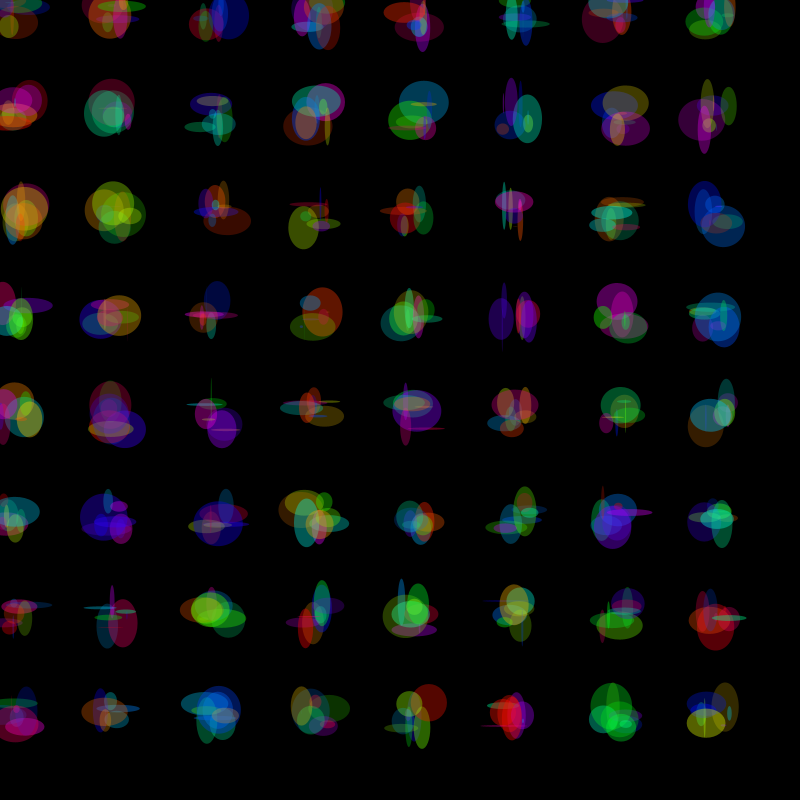
Frame 1 (no input)
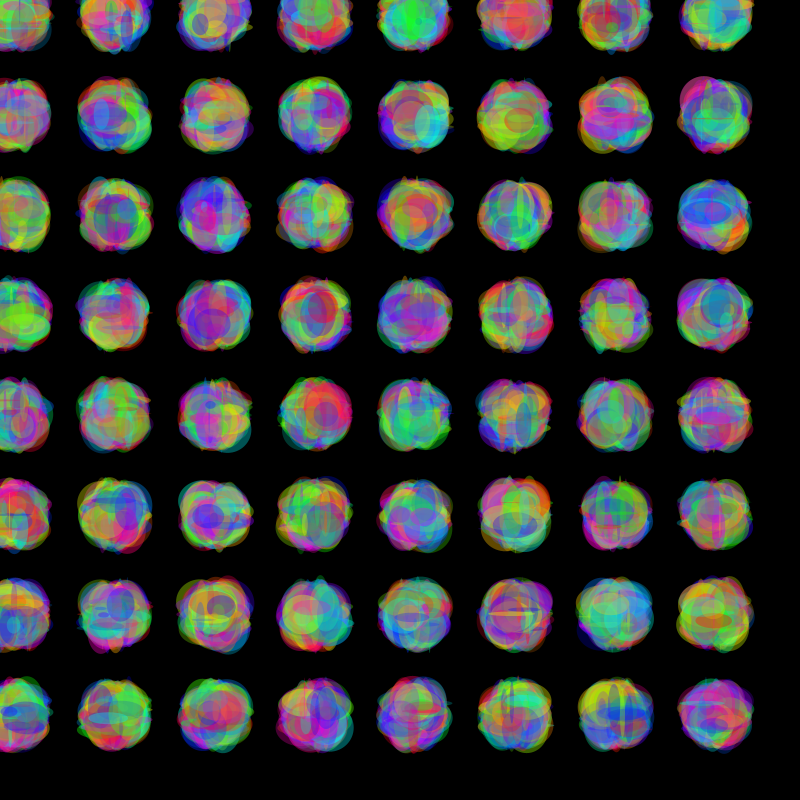
Frame 60 (the mouse pressed at the canvas centre just before this capture)
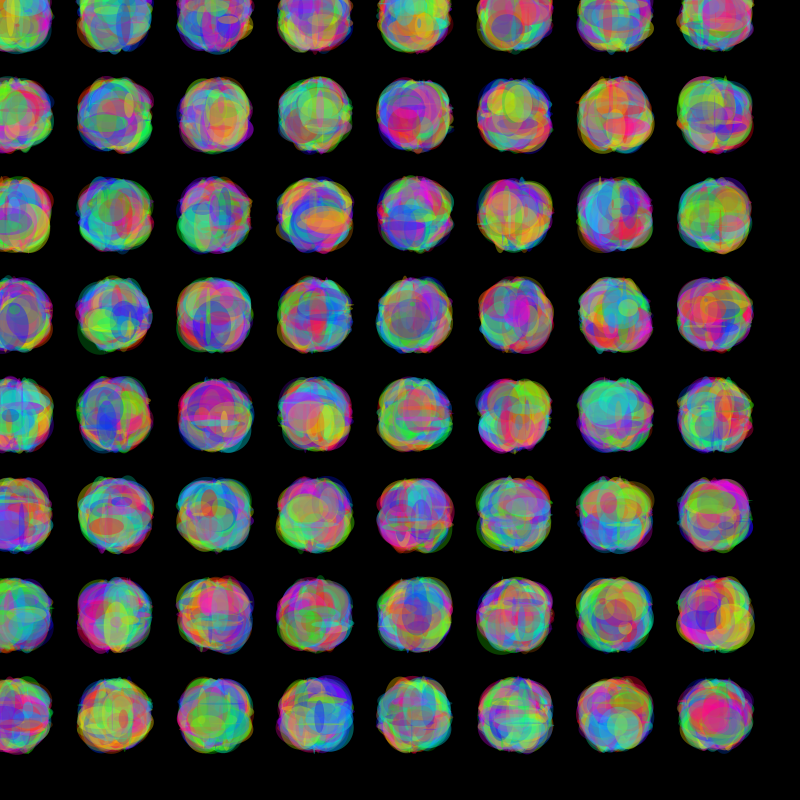
Frame 120 (the mouse held since frame 60 and released just before this capture)

The Processing sketch that drew these frames (run headless with seeded random() and noise(); from frame 60 on, the mouse is pressed at the canvas centre):

// Processing sketch: sketch_211109a1
// ── sketch_211109a1.pde
int x, y, i;



void setup() {
  size(800, 800);
  background(0, 0, 0);
  smooth();
  colorMode(HSB, 360, 100, 100);
  noStroke();
}

void draw() {
  for (y=0; y<height; y+=100 ) {
    for (x=0; x<width; x+=100 ) {
      for (i=0; i<8; i++ ) {
        fill(random(360), 100, 100, random(50, 100));
        ellipse(x+random(30), y+random(30), random(50), random(50));
      }
    }
  }
}
